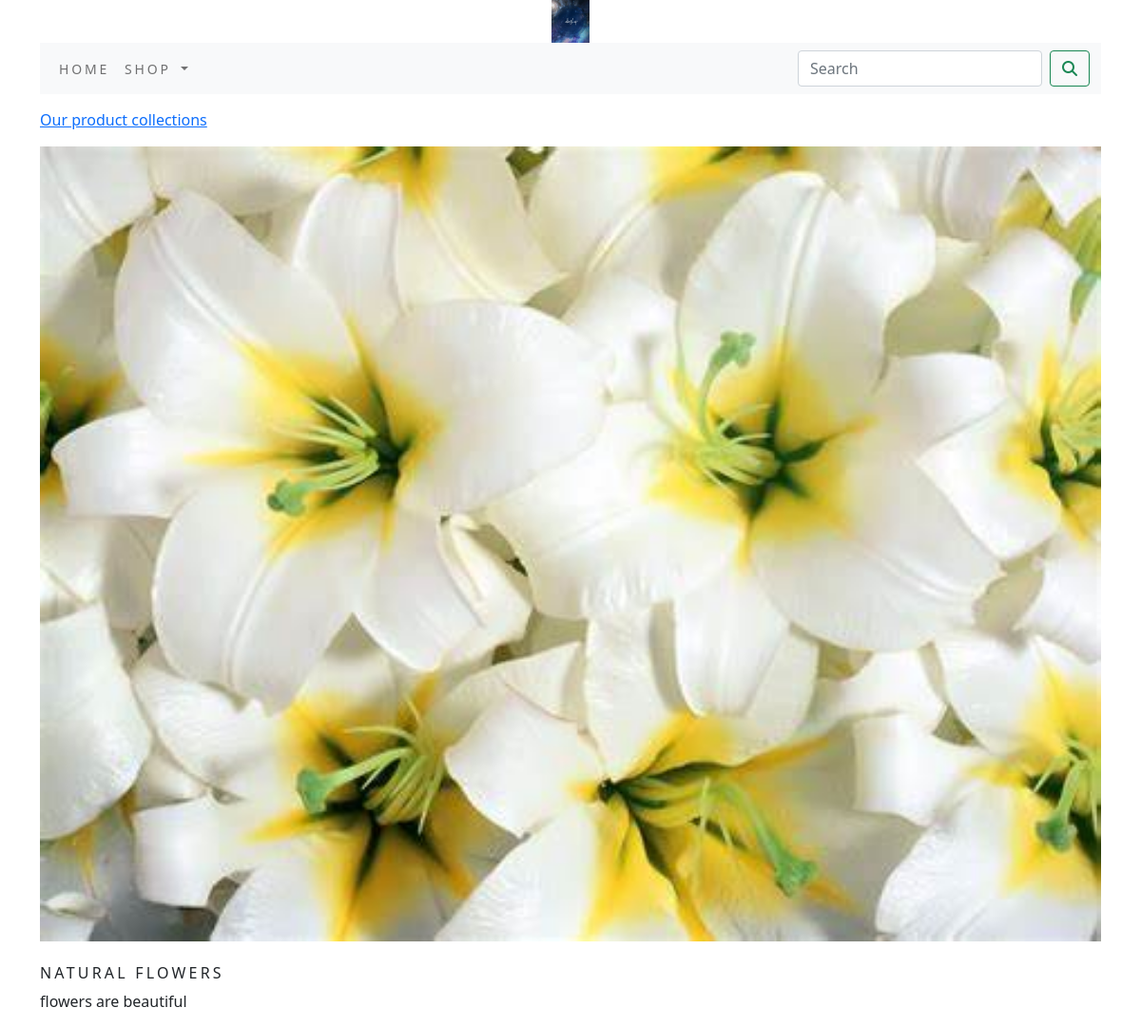
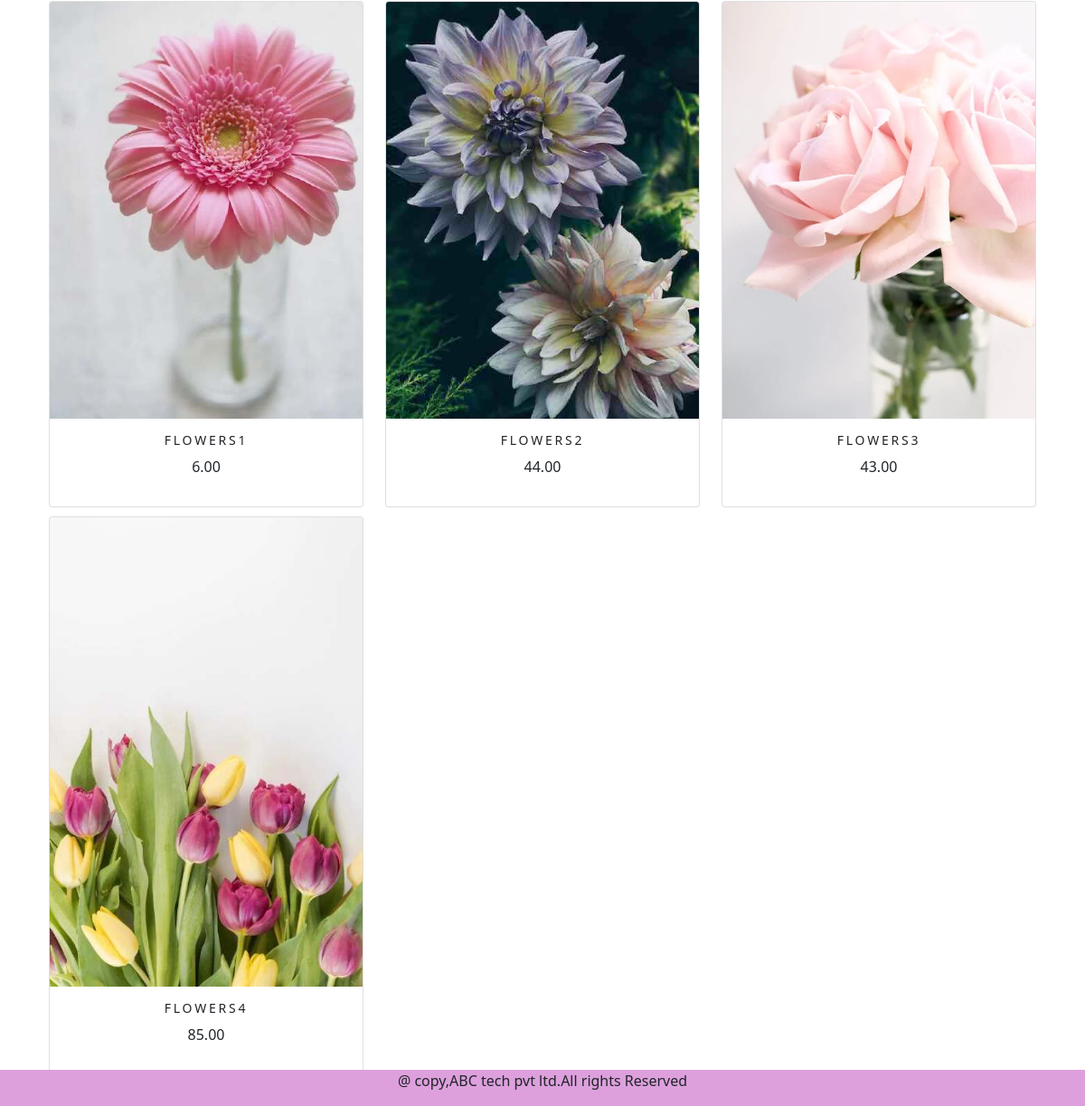
Screenshot of /shop/natural-flowers/ with the database file from the repository (2 pictures, top to bottom).
### shop/models.py (models this page shows, shortened)
class Category(models.Model):
    name=models.CharField(max_length=250,unique=True)
    slug=models.SlugField(max_length=250,unique=True)
    description=models.TextField(blank=True)
    image=models.ImageField(upload_to='category',blank=True)
    class Meta:
        ordering=('name',)
        verbose_name='category'
        verbose_name_plural='categories'
    def get_url(self):
        return reverse('shop:product_by_category', args=[self.slug])

class Product(models.Model):
    name=models.CharField(max_length=250,unique=True)
    slug=models.SlugField(max_length=250,unique=True)
    description=models.TextField(blank=True)
    price=models.DecimalField(max_digits=10,decimal_places=2)
    category=models.ForeignKey(Category,on_delete=models.CASCADE)
    image=models.ImageField(upload_to='product',blank=True)
    stock=models.IntegerField()
    available=models.BooleanField(default=True)
    created=models.DateTimeField(auto_now_add=True)
    updated=models.DateTimeField(auto_now_add=True)
    def get_url(self):
        return reverse('shop:prodCatdetail',args=[self.category.slug,self.slug])
    class Meta:
        ordering=('name',)
        verbose_name='product'
        verbose_name_plural='products'

### shop/views.py (the view)
# urls.py: path('',views.allProdCat,name='allProdCat'),
def allProdCat(request,c_slug=None):
    c_page=None
    products_list=None
    if c_slug!=None:
        c_page=get_object_or_404(Category,slug=c_slug)
        products_list=Product.objects.all().filter(category=c_page,available=True)
    else:
        products_list=Product.objects.all().filter(available=True)
    paginator=Paginator(products_list,6)
    try:
        page=int(request.GET.get('page','1'))
    except:
        page=1
    try:
        products=paginator.page(page)
    except (EmptyPage,InvalidPage):
        products=paginator.page(paginator.num_pages)
    return render(request,"category.html",{'category':c_page,'products':products})

### cart/context_processors.py (called while the page is built)
def counter(request):
    item_count=0
    if 'admin' in request.path:
        return {}
    else:
        try:
            cart=Cart.objects.filter(cart_id=_cart_id(request))
            cart_items=CartItem.objects.all().filter(cart=cart[:1])
            for cart_item in cart_items:
                item_count += cart_item.quantity
        except Cart.DoesNotExist:
            item_count =0
    return dict(item_count=item_count)

### cart/views.py (called while the page is built)
def _cart_id(request):
    cart=request.session.session_key
    if not cart:
        cart=request.session.create()
    return cart

### shop/context_processors.py (called while the page is built)
def menu_links(request):
    links=Category.objects.all()
    return dict(links=links)

### templates/category.html (shortened to what this page needs)
{% extends 'base.html' %}
{% load static %}
{% block content %}
{% if category %}
<div>
    <div class="row my_row_class">
        <div class="mx-auto">
        <p> <a href="{% url 'shop:allProdCat' %}" > Our product collections </a></p>
</div>
    </div>
</div>
{% endif %}
<div class="mx_auto">
    {% if category %}
    <img class="my_image" src="{{category.image.url}}" alt="{{category.name}}">
</div>
<br>
<div>
    <h1 class=" my_title">{{category.name}}</h1>
    <p class="text-justify">
        {{category.description}}
    </p>
</div>
{% endif %}
<div class="container">
    <div class="row mx_auto">
        {% for product in products.object_list %}
        <div class="my_bottom_margin col-9 col-sm-12 col-md-4 col-lg-4">
            <div class="card text-center" style="min-width:18em;">
                <a href="{{product.get_url}}">
                   <img  class="card-img-top my_image" src="{{product.image.url}}" alt="{{product.name}}"> </a>
                <div class="card-body">
                    <h4>{{product.name}}</h4>
                    <p>{{product.price}}</p>
                </div>
            </div>
        </div>
        {% endfor %}
    </div>
    <br>
</div>
{% endblock %}

### static/css/custom.css (style rules this page uses)
body { font-family: 'Roboto', sans-serif; }
.my_row_class { padding-top :15px; }
.my_image { width:100%; height:auto; }
.my_title { font-size:16px; text-transform:uppercase; letter-spacing:.2em; }
.my_bottom_margin { margin-bottom:10px; }
.card-body h4 { font-size:14px; text-transform:uppercase; letter-spacing:.2em; }

### rows the page displays
Category: image (picture), name "NATURAL FLOWERS", description "flowers are beautiful"
Product: image (picture), name "FLOWERS1", price "6.00"
Product: image (picture), name "FLOWERS2", price "44.00"
Product: image (picture), name "FLOWERS3", price "43.00"
Product: image (picture), name "FLOWERS4", price "85.00"
